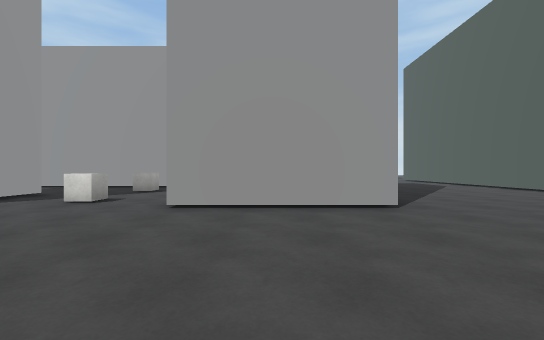
view 1 (above)

23 first-person views from a walk through a Unity game level. The camera is 1.2 m above the floor, looks level and sees 90° across. The floor is counted in squares, 2 m on a side. Each view is taken from the middle of a square. On the plan, view 1 faces up. The plan holds only what a view shows up to about 9 squares ahead; the rest is blank. The place goes on beyond the plan. The player is left out. Surface patterns are stand-ins for the level's own textures.

view 2
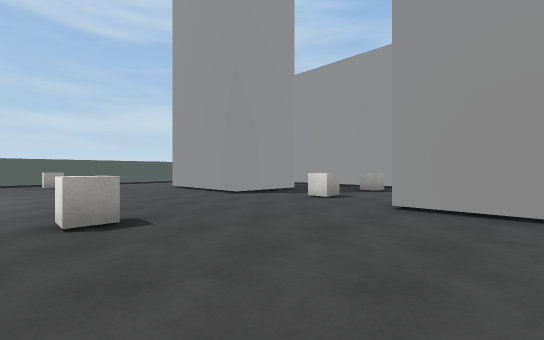

view 3
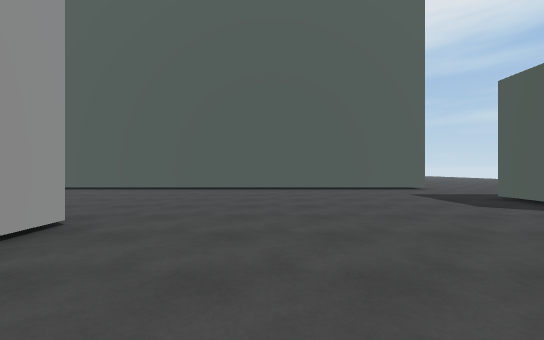

view 4
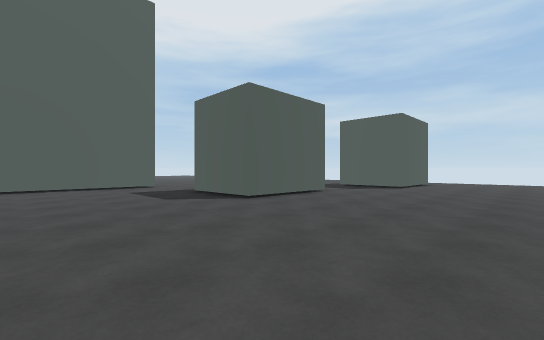

view 5
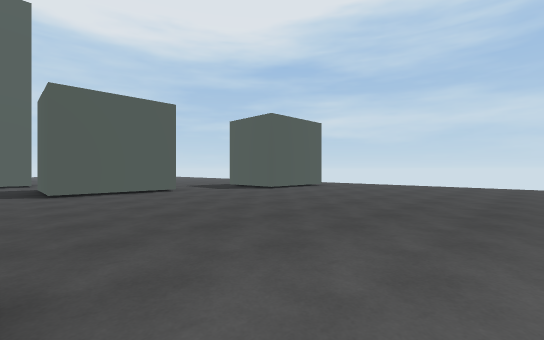

view 6
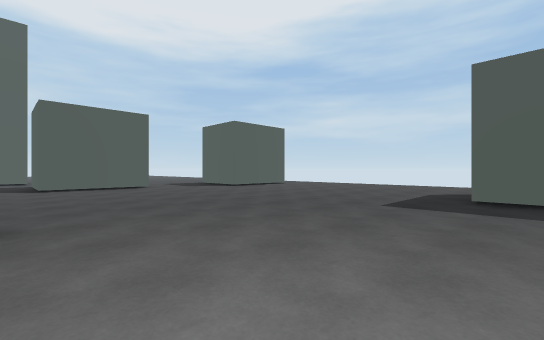

view 7
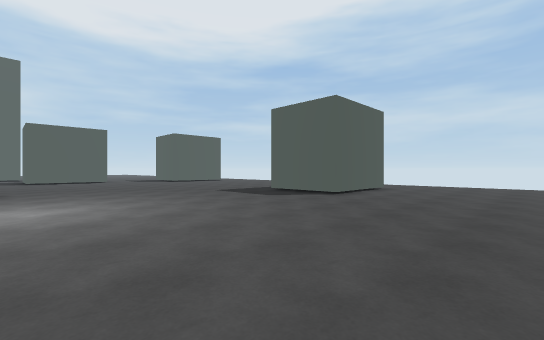

view 8
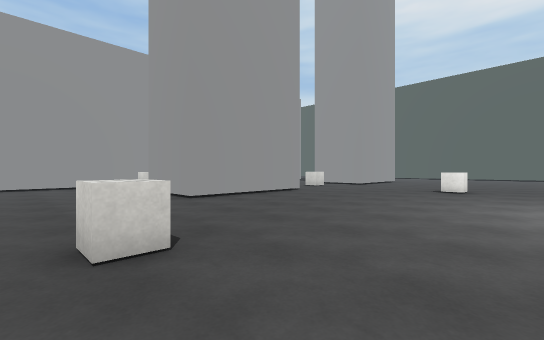

view 9
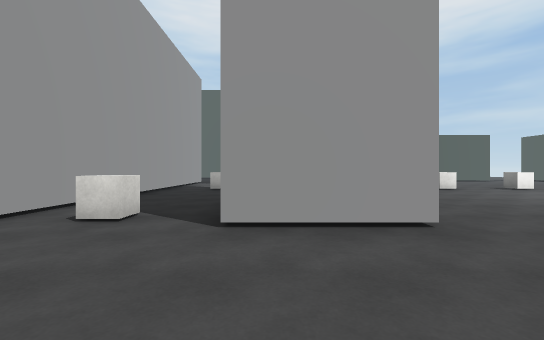

view 10
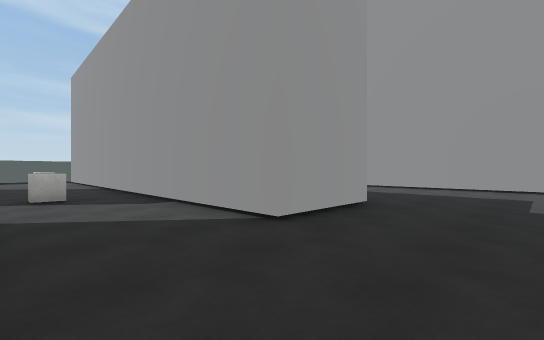

view 11
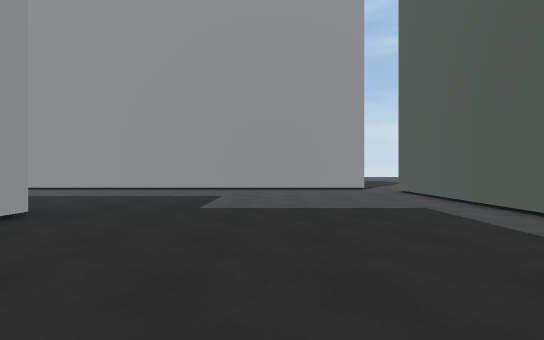

view 12
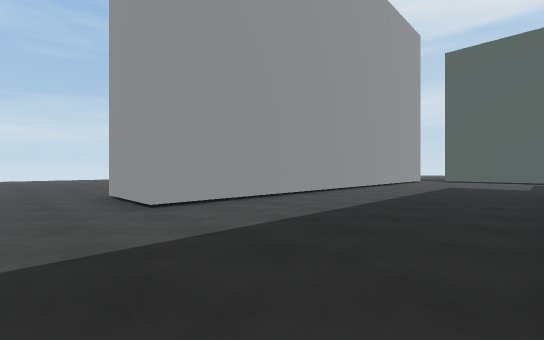

view 13
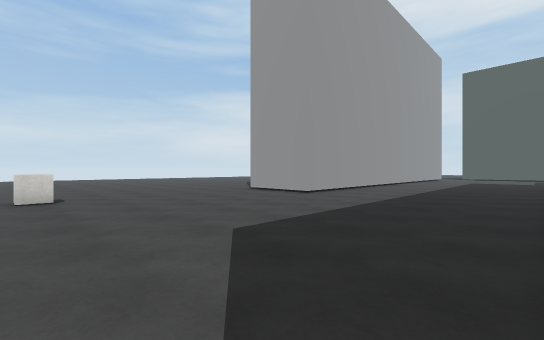

view 14
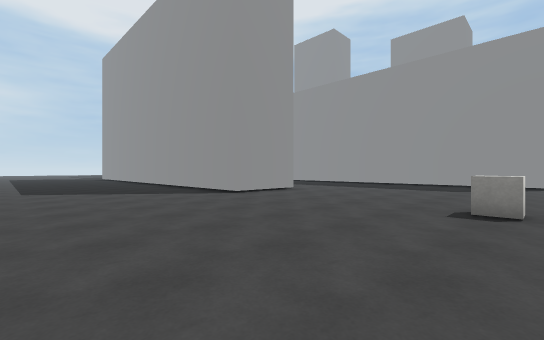

view 15
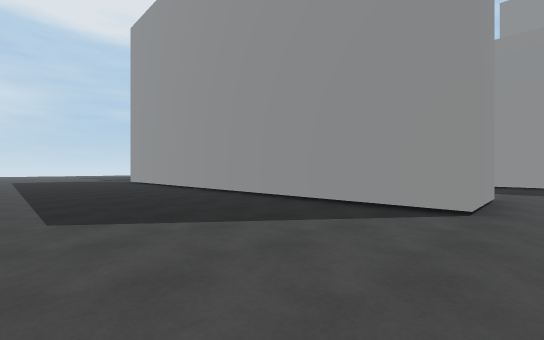

view 16
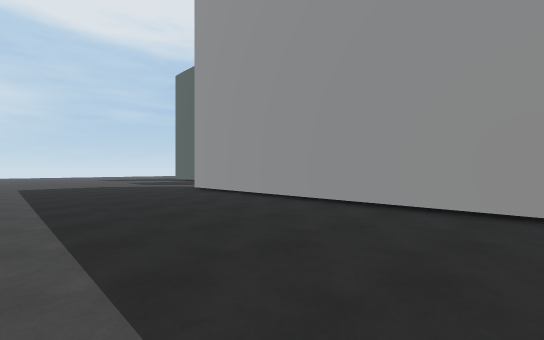

view 17
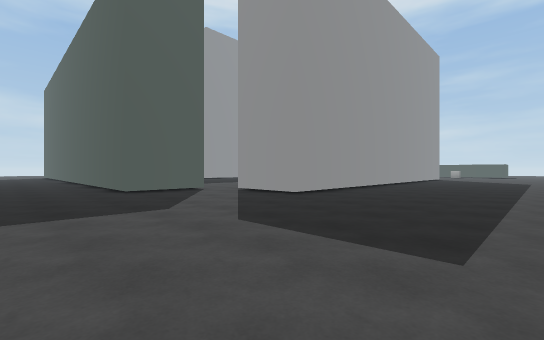

view 18
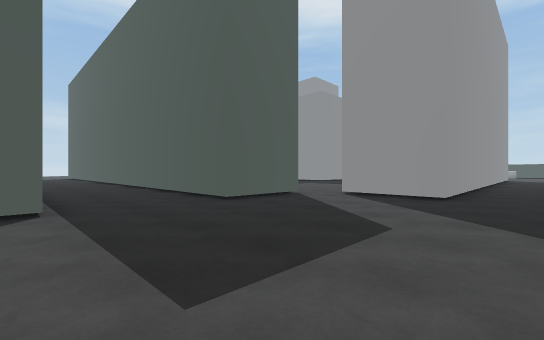

view 19
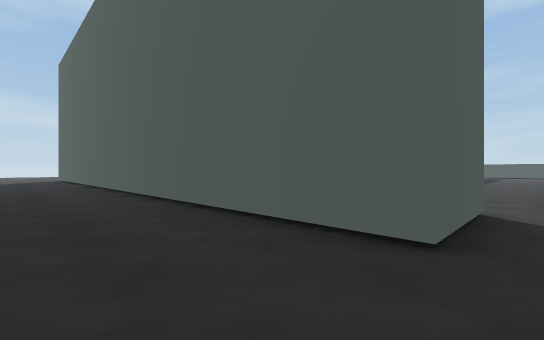

view 20
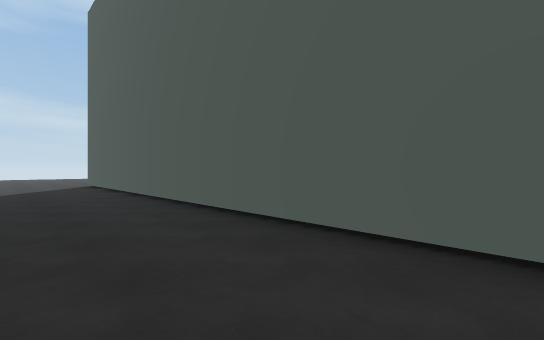

view 21
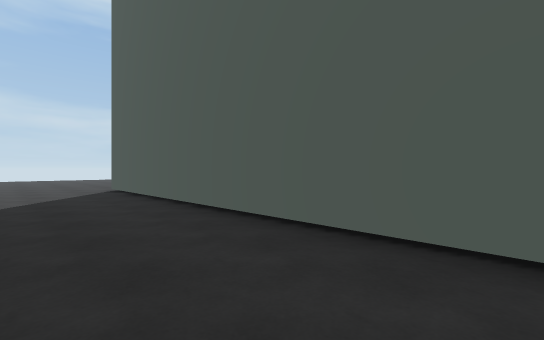

view 22
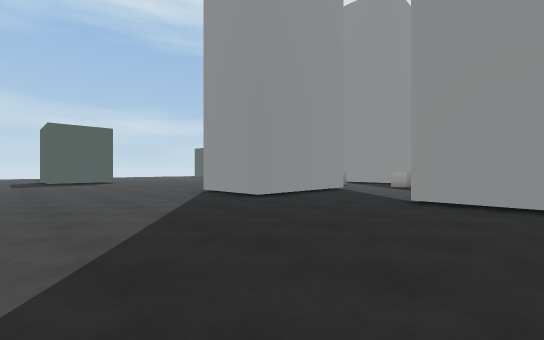

view 23
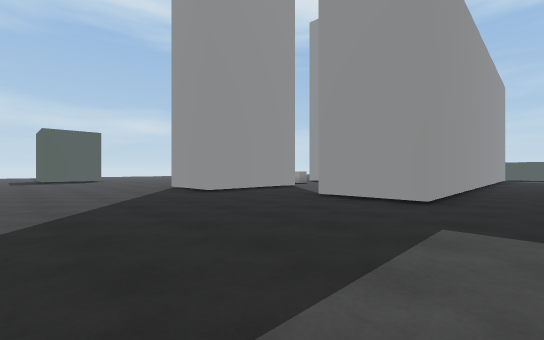

### Floor plan
Points are (right, up) in squares from view 1. A wall is a line through its corners. A room is listed if a view was taken in it or the views show most of it. See-through windows are left out.
Room 1 (views 1, 2, 3, 4, 5, 6, 7, 8, 9, 10, 11, 12, 13, 14, 15, 16, 17, 18, 19, 20, 21, 22, 23)
walls: (-1.8, 6.5) (2, 6.5) (2, 4.3) (-1.8, 4.3); (-5.5, 6.6) (-5.5, 4.3) (-9.2, 4.3) (-9.2, 6.6); (-7, 11.6) (0.8, 11.6) (0.8, 9.3) (-12, 9.3); (7.5, 11.4) (7.5, 15.4) (9.7, 15.4) (9.7, -2.8); (-6.3, 16.4) (-6.3, 18.6) (6.8, 18.6) (6.8, 16.4) (-6.3, 16.4); (-12, 11.6) (-10.6, 11.6); (7.5, -2.8) (7.5, 9); (2.4, -5.6) (2.4, -2.7) (4.8, -2.7); (12.5, 15.4) (13, 15.4); (-8.4, -10.8) (-8.4, -7.9) (-6, -7.9)
ways out: opening at (6.6, -4.3)
objects: other object (-12, 18); other object (-11, 1); other object (-9, 8); other object (-4, -2); other object (-4, 1); other object (-4, 5); other object (-4, 8)

Positions as (right, up) in squares from view 1, and headings:
1: (0, 0), facing up
2: (0, 0), facing up-left
3: (-1, 2), facing right
4: (-2, 1), facing down-right
5: (-5, -2), facing down-right
6: (-7, -2), facing down-right
7: (-12, -2), facing down-right
8: (-12, -1), facing up-right
9: (-12, 6), facing right
10: (3, 7), facing up-left
11: (4, 8), facing up
12: (-8, 12), facing up-right
13: (-12, 12), facing up-right
14: (-12, 23), facing down-right
15: (-7, 23), facing down-right
16: (-1, 23), facing down-right
17: (12, 23), facing down-left
18: (13, 20), facing down-left
19: (12, 16), facing down-left
20: (12, 9), facing down-left
21: (12, 6), facing down-left
22: (6, 11), facing down-left
23: (6, 13), facing down-left
